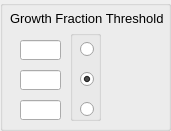
           <widget class="QGroupBox" name="groupBox_2">
            <property name="geometry">
             <rect>
              <x>740</x>
              <y>150</y>
              <width>171</width>
              <height>131</height>
             </rect>
            </property>
            <property name="title">
             <string/>
            </property>
            <widget class="QLineEdit" name="line_GROWTH_FRACTION_3">
             <property name="geometry">
              <rect>
               <x>20</x>
               <y>100</y>
               <width>41</width>
               <height>20</height>
              </rect>
             </property>
            </widget>
            <widget class="QLineEdit" name="line_GROWTH_FRACTION_1">
             <property name="geometry">
              <rect>
               <x>20</x>
               <y>40</y>
               <width>41</width>
               <height>20</height>
              </rect>
             </property>
            </widget>
            <widget class="QMyLabel" name="label_DUMMY_GROWTH_FRACTION">
             <property name="geometry">
              <rect>
               <x>10</x>
               <y>10</y>
               <width>161</width>
               <height>16</height>
              </rect>
             </property>
             <property name="font">
              <font>
               <pointsize>10</pointsize>
              </font>
             </property>
             <property name="text">
              <string>Growth Fraction Threshold</string>
             </property>
            </widget>
            <widget class="QGroupBox" name="groupBox_growthfraction">
             <property name="geometry">
              <rect>
               <x>70</x>
               <y>30</y>
               <width>31</width>
               <height>91</height>
              </rect>
             </property>
             <property name="title">
              <string/>
             </property>
             <property name="flat">
              <bool>true</bool>
             </property>
             <widget class="QRadioButton" name="radioButton_growthfraction_1">
              <property name="geometry">
               <rect>
                <x>10</x>
                <y>10</y>
                <width>21</width>
                <height>18</height>
               </rect>
              </property>
              <property name="text">
               <string/>
              </property>
             </widget>
             <widget class="QRadioButton" name="radioButton_growthfraction_2">
              <property name="geometry">
               <rect>
                <x>10</x>
                <y>40</y>
                <width>21</width>
                <height>18</height>
               </rect>
              </property>
              <property name="text">
               <string/>
              </property>
              <property name="checked">
               <bool>true</bool>
              </property>
             </widget>
             <widget class="QRadioButton" name="radioButton_growthfraction_3">
              <property name="geometry">
               <rect>
                <x>10</x>
                <y>70</y>
                <width>21</width>
                <height>18</height>
               </rect>
              </property>
              <property name="text">
               <string/>
              </property>
              <property name="checked">
               <bool>false</bool>
              </property>
             </widget>
            </widget>
            <widget class="QLineEdit" name="line_GROWTH_FRACTION_2">
             <property name="geometry">
              <rect>
               <x>20</x>
               <y>70</y>
               <width>41</width>
               <height>20</height>
              </rect>
             </property>
            </widget>
           </widget>
